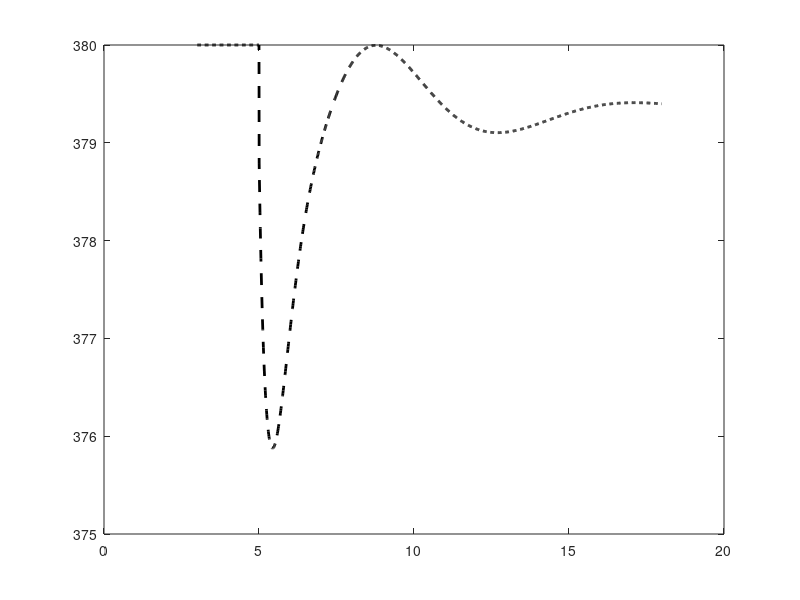

Reproduce this figure in MATLAB. (Note: this script raises an error after producing the figure.)
time=xlsread('datavol375.csv','A1:A1501');
vol1=xlsread('datavol375.csv','B1:B1501');
vol=vol1*380;

plot(time,vol, '--k','LineWidth',2)

hold on

time2=xlsread('voltage 8+1.xlsx','E10:E72');
vol2=xlsread('voltage 8+1.xlsx','F10:F72');

plot(time2,vol2,'k','LineWidth',2)


xlabel('Time(s)')
ylabel('Frequency (Hz)')
ax = gca;
ax.XGrid = 'on';
set(gca,'FontSize',14);
% grid minor
ax.YGrid = 'on';
xlim([2.5 12.5])
ylim([360 400])

legend('Simulation Result','Experimental Result')

saveas(gcf,'375vol.png')